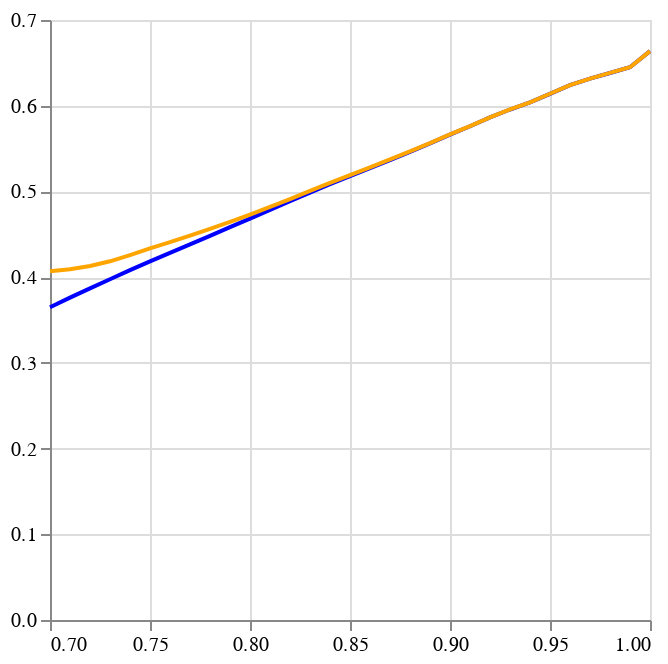

Notebook code for this chart:
### Markdown cell above
Gráficos da função s_respond

### Code cell
#variando lkt
graf1(1, 30, 70, 80, 80, s_respond)

### Figure 1 — Vega-Lite specification as saved in the notebook (floating-point values rounded to 4 significant figures)
{"data": {"values": [{"x": 0.7}, {"x": 0.71}, {"x": 0.72}, {"x": 0.73}, {"x": 0.74}, {"x": 0.75}, {"x": 0.76}, {"x": 0.77}, {"x": 0.78}, {"x": 0.79}, {"x": 0.8}, {"x": 0.81}, {"x": 0.82}, {"x": 0.83}, {"x": 0.84}, {"x": 0.85}, {"x": 0.86}, {"x": 0.87}, {"x": 0.88}, {"x": 0.89}, {"x": 0.9}, {"x": 0.91}, {"x": 0.92}, {"x": 0.93}, {"x": 0.94}, {"x": 0.95}, {"x": 0.96}, {"x": 0.97}, {"x": 0.98}, {"x": 0.99}, {"x": 1}]}, "encoding": {"x": {"field": "x", "title": null, "type": "quantitative"}}, "layer": [{"data": {"values": [{"x": 0.7, "y": 0.3649}, {"x": 0.71, "y": 0.3761}, {"x": 0.72, "y": 0.387}, {"x": 0.73, "y": 0.3975}, {"x": 0.74, "y": 0.4082}, {"x": 0.75, "y": 0.4184}, {"x": 0.76, "y": 0.4283}, {"x": 0.77, "y": 0.4383}, {"x": 0.78, "y": 0.4482}, {"x": 0.79, "y": 0.4583}, {"x": 0.8, "y": 0.4683}, {"x": 0.81, "y": 0.4785}, {"x": 0.82, "y": 0.4886}, {"x": 0.83, "y": 0.4986}, {"x": 0.84, "y": 0.5084}, {"x": 0.85, "y": 0.518}, {"x": 0.86, "y": 0.5272}, {"x": 0.87, "y": 0.5366}, {"x": 0.88, "y": 0.5462}, {"x": 0.89, "y": 0.5561}, {"x": 0.9, "y": 0.5664}, {"x": 0.91, "y": 0.5761}, {"x": 0.92, "y": 0.5864}, {"x": 0.93, "y": 0.5956}, {"x": 0.94, "y": 0.6039}, {"x": 0.95, "y": 0.6139}, {"x": 0.96, "y": 0.624}, {"x": 0.97, "y": 0.6317}, {"x": 0.98, "y": 0.6382}, {"x": 0.99, "y": 0.6449}, {"x": 1, "y": 0.6637}]}, "encoding": {"x": {"field": "x", "title": null, "type": "quantitative"}, "y": {"field": "y", "title": null, "type": "quantitative"}}, "mark": {"color": "blue", "type": "line"}}, {"data": {"values": [{"x": 0.7, "y": 0.4068}, {"x": 0.71, "y": 0.4093}, {"x": 0.72, "y": 0.413}, {"x": 0.73, "y": 0.4185}, {"x": 0.74, "y": 0.4258}, {"x": 0.75, "y": 0.4335}, {"x": 0.76, "y": 0.4409}, {"x": 0.77, "y": 0.4485}, {"x": 0.78, "y": 0.4563}, {"x": 0.79, "y": 0.4644}, {"x": 0.8, "y": 0.4729}, {"x": 0.81, "y": 0.4819}, {"x": 0.82, "y": 0.4911}, {"x": 0.83, "y": 0.5006}, {"x": 0.84, "y": 0.51}, {"x": 0.85, "y": 0.5191}, {"x": 0.86, "y": 0.5281}, {"x": 0.87, "y": 0.5373}, {"x": 0.88, "y": 0.5467}, {"x": 0.89, "y": 0.5564}, {"x": 0.9, "y": 0.5666}, {"x": 0.91, "y": 0.5762}, {"x": 0.92, "y": 0.5865}, {"x": 0.93, "y": 0.5957}, {"x": 0.94, "y": 0.6039}, {"x": 0.95, "y": 0.6139}, {"x": 0.96, "y": 0.6241}, {"x": 0.97, "y": 0.6317}, {"x": 0.98, "y": 0.6382}, {"x": 0.99, "y": 0.6449}, {"x": 1, "y": 0.6637}]}, "encoding": {"x": {"field": "x", "title": null, "type": "quantitative"}, "y": {"field": "y", "title": null, "type": "quantitative"}}, "mark": {"color": "orange", "type": "line"}}]}
